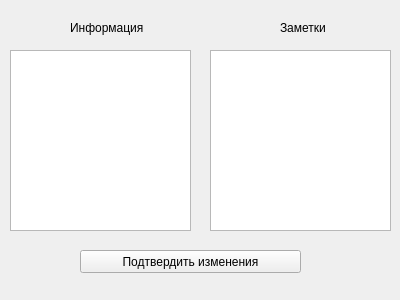
<?xml version="1.0" encoding="UTF-8"?>
<ui version="4.0">
 <class>Form</class>
 <widget class="QWidget" name="Form">
  <property name="geometry">
   <rect>
    <x>0</x>
    <y>0</y>
    <width>400</width>
    <height>300</height>
   </rect>
  </property>
  <property name="windowTitle">
   <string>Form</string>
  </property>
  <widget class="QPushButton" name="sure_button">
   <property name="geometry">
    <rect>
     <x>80</x>
     <y>250</y>
     <width>221</width>
     <height>23</height>
    </rect>
   </property>
   <property name="text">
    <string>Подтвердить изменения</string>
   </property>
  </widget>
  <widget class="QTextEdit" name="inform">
   <property name="geometry">
    <rect>
     <x>10</x>
     <y>50</y>
     <width>181</width>
     <height>181</height>
    </rect>
   </property>
  </widget>
  <widget class="QTextEdit" name="notes">
   <property name="geometry">
    <rect>
     <x>210</x>
     <y>50</y>
     <width>181</width>
     <height>181</height>
    </rect>
   </property>
  </widget>
  <widget class="QLabel" name="label">
   <property name="geometry">
    <rect>
     <x>70</x>
     <y>20</y>
     <width>91</width>
     <height>16</height>
    </rect>
   </property>
   <property name="text">
    <string>Информация</string>
   </property>
  </widget>
  <widget class="QLabel" name="label_2">
   <property name="geometry">
    <rect>
     <x>280</x>
     <y>20</y>
     <width>71</width>
     <height>16</height>
    </rect>
   </property>
   <property name="text">
    <string>Заметки</string>
   </property>
  </widget>
 </widget>
 <resources/>
 <connections/>
</ui>
